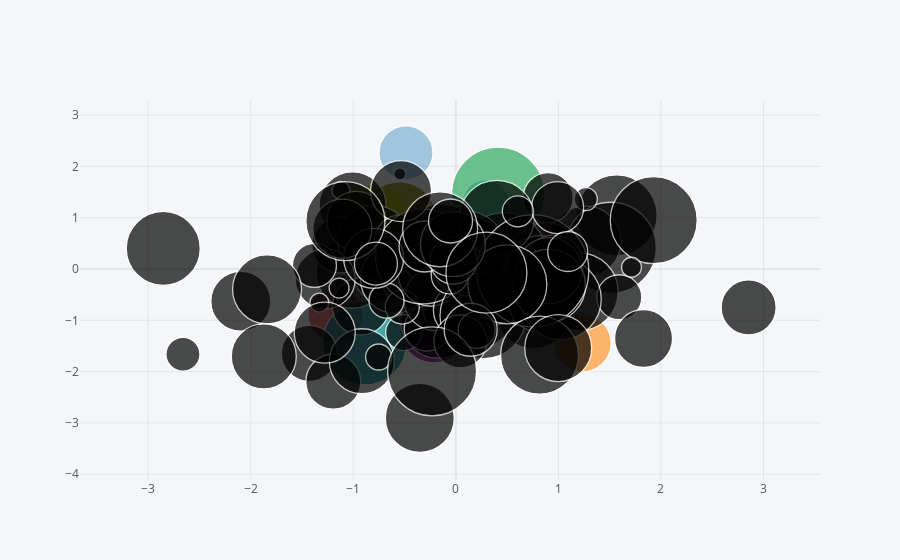

Notebook code cell kept with this figure:
### Code cell
df.iplot(kind="bubble",x="A",y="B",size="C")
